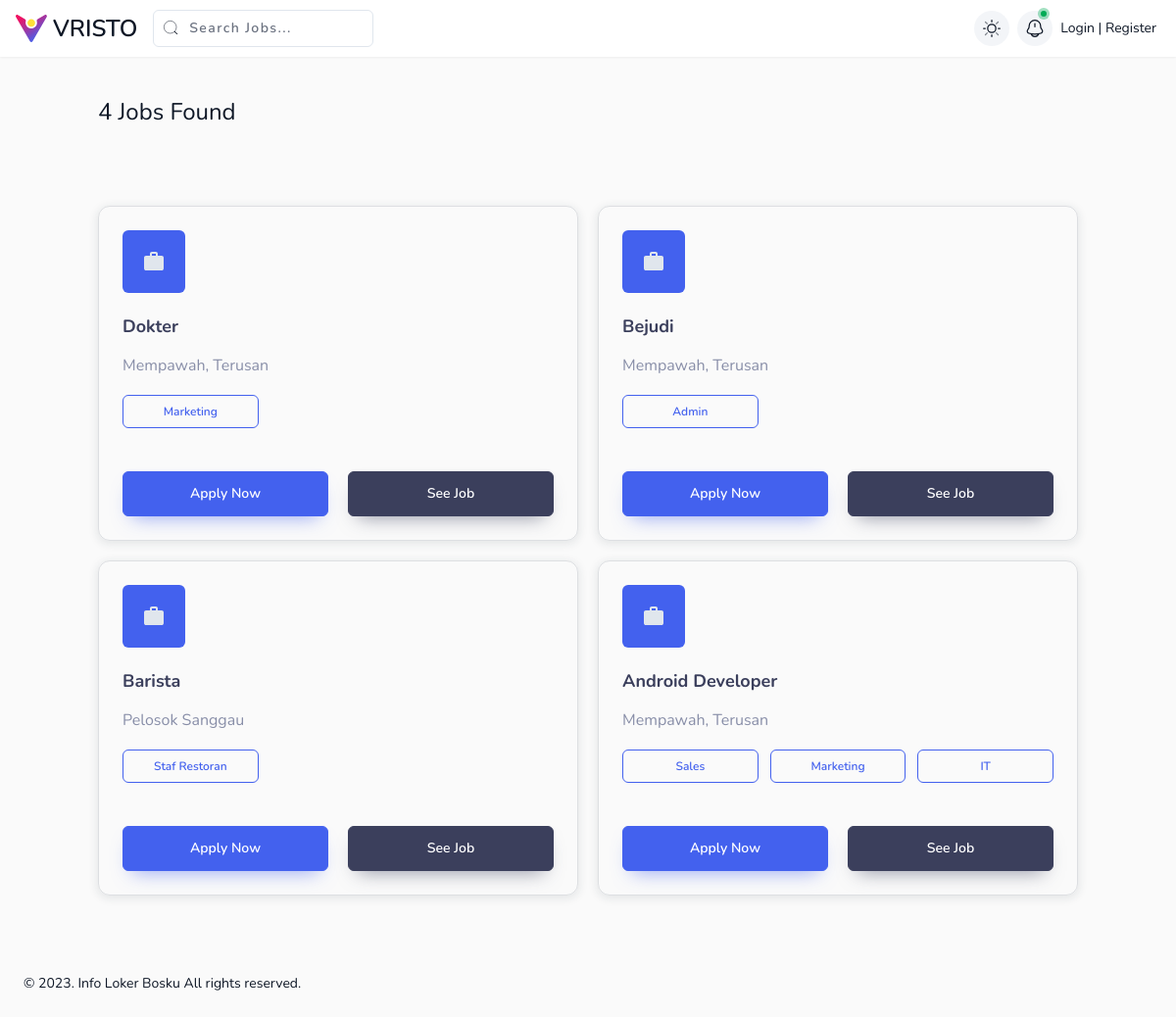
The page / on the database its author committed.
### tables this page shows
CREATE TABLE `loker` (
  `id_loker` varchar(50) NOT NULL,
  `nama_pekerjaan` varchar(200) NOT NULL,
  `nama_perusahaan` varchar(150) NOT NULL,
  `provinsi` varchar(100) NOT NULL,
  `kabupaten` varchar(100) NOT NULL,
  `kota` varchar(100) NOT NULL,
  `lokasi` text DEFAULT NULL,
  `gaji` varchar(200) NOT NULL,
  `gaji_akhir` varchar(200) NOT NULL,
  `benefit` varchar(255) DEFAULT NULL,
  `tunjangan` text DEFAULT NULL,
  `keuntungan` text DEFAULT NULL,
  `deskripsi` text NOT NULL,
  `tipe_kerja` varchar(50) NOT NULL,
  `kebijakan` varchar(50) NOT NULL,
  `hari_kerja` varchar(100) DEFAULT NULL,
  `jam_kerja` varchar(100) DEFAULT NULL,
  `pendidikan` varchar(150) NOT NULL,
  `pengalaman` varchar(50) NOT NULL,
  `jenis_kelamin` enum('Laki - Laki','Perempuan','Semua Jenis Kelamin') NOT NULL,
  `usia` int(20) NOT NULL,
  `skills` varchar(100) NOT NULL,
  `kategori` varchar(50) NOT NULL,
  `tgl_loker` date NOT NULL DEFAULT current_timestamp(),
  `tgl_akhir_loker` date DEFAULT NULL,
  `created_at` timestamp NOT NULL DEFAULT current_timestamp(),
  `updated_at` timestamp NOT NULL DEFAULT current_timestamp() ON UPDATE current_timestamp(),
  `deleted_at` timestamp NULL DEFAULT NULL
);

### application/controllers/Beranda.php (called while the page is built, shortened)
<?php
class Beranda extends CI_Controller
{
	public function __construct()
	{
		$this->load->model("Pelamar_model");
		$this->load->model("Beranda_model");
		$this->load->model("Loker_model");
		$this->load->library('encryption');
	}
	public function index()
	{
		$data = array(
			'record' => $this->Loker_model->read('loker'),
		);
		$this->load->view('beranda_view', $data);
	}
}

### index.php (called while the page is built, shortened)
<?php
require_once BASEPATH.'core/CodeIgniter.php';

### application/models/Loker_model.php (called while the page is built, shortened)
<?php
class Loker_model extends CI_Model
{
    public function read($table)
    {
        $this->db->from($table);
        $this->db->order_by('id_loker', 'DESC');
        $query = $this->db->get();
        if ($query->num_rows() > 0) {
            foreach ($query->result_array() as $row) {
                $data[] = $row;
            }
        } else {
            $data = NULL;
        }
        return $data;
    }
}

### application/views/beranda_view.php (the view, shortened to what this page needs)
<!DOCTYPE html>
<html lang="en">
<head>
	<?php $this->load->view("_partials/head.php") ?>
</head>
<body x-data="main" class="relative overflow-x-hidden font-nunito text-sm font-normal antialiased" :class="[ $store.app.sidebar ? 'toggle-sidebar' : '', $store.app.theme === 'dark' || $store.app.isDarkMode ?  'dark' : '', $store.app.menu, $store.app.layout,$store.app.rtlClass]">
	<div class="main-container min-h-screen text-black dark:text-white-dark" :class="[$store.app.navbar]">
		<?php $this->load->view("layouts/navbar.php") ?>
		<div class="container px-3" :class="[$store.app.animation]">
			<div class="mt-10">
				<?php if (empty($record)) : ?>
					<h1 class="text-2xl dark:text-white">Jobs Not Found</h1>
				<?php else : ?>
					<h1 class="text-2xl dark:text-white"><?= count($record) ?> Jobs Found</h1>
				<?php endif ?>
			</div>
			<?php if (!empty($record)) : ?>
				<div class="grid xl:grid-cols-3 lg:grid-cols-2 md:grid-cols-2 grid-cols-1 mt-20 gap-5">
					<?php foreach ($record as $row) : ?>
						<div class="border dark:bg-white border-gray-500/20 rounded-xl shadow-[rgb(31_45_61_/_10%)_0px_2px_10px_1px] dark:shadow-[0_2px_11px_0_rgb(6_8_24_/_39%)] p-6 ">
							<div class="bg-primary text-white-light w-16 h-16 rounded-md flex items-center justify-center">
								<svg xmlns="http://www.w3.org/2000/svg" width="24" height="24" viewBox="0 0 24 24">
									<path fill="currentColor" d="M4 21q-.825 0-1.412-.587T2 19V8q0-.825.588-1.412T4 6h4V4q0-.825.588-1.412T10 2h4q.825 0 1.413.588T16 4v2h4q.825 0 1.413.588T22 8v11q0 .825-.587 1.413T20 21zm6-15h4V4h-4z" />
								</svg>
							</div>
							<h5 class="text-dark text-lg font-bold mb-3.5 dark:text-white-light mt-5"><?= $row['nama_pekerjaan']; ?></h5>
							<p class="text-white-dark text-[15px] mb-3.5 text-base "><?= ucwords($row['lokasi']) ?></p>
							<div class=" grid grid-cols-3 mb-10 gap-3">
								<?php $dataarray = explode(" ", $row['kategori']);
								foreach ($dataarray as $data) {
									$arrayd = explode(" ", $data);
									$kataAcak = $arrayd[array_rand($arrayd)];
									echo '<span class="badge badge-outline-primary rounded-md text-center py-2">' . str_replace('_', ' ', $kataAcak) . '</span>';
								}
								?>
							</div>
							<div class="flex md:flex-row flex-col items-start justify-start gap-5">
								<?php
								$encrypted_id = urlencode(base64_encode($this->encryption->encrypt($row['id_loker']))); ?>
								<a href="<?= base_url('detail/') ?><?= $encrypted_id ?>/<?= url_title($row['nama_pekerjaan']); ?>" class="btn btn-primary py-3 w-full">Apply Now</a>
								<a href="<?= base_url('detail/') ?><?= $encrypted_id ?>/<?= url_title($row['nama_pekerjaan']); ?>" class="btn btn-dark py-3 w-full">See Job</a>
							</div>
						</div>
					<?php endforeach ?>
				<?php else : ?>
				<?php endif ?>
				</div>
		</div>
		<?php $this->load->view("layouts/footer.php") ?>
	</div>
</body>
</html>

### application/views/_partials/head.php (shortened to what this page needs)
<link rel="stylesheet" type="text/css" media="screen" href=" <?php echo base_url('assets/css/perfect-scrollbar.min.css') ?>" />
<link rel="stylesheet" type="text/css" media="screen" href="<?php echo base_url('assets/css/style.css') ?>" />
<link defer rel="stylesheet" type="text/css" media="screen" href="<?php echo base_url('assets/css/style.css') ?>" />

### application/views/layouts/navbar.php (shortened to what this page needs)
<header class="z-40" :class="{'dark' : $store.app.semidark && $store.app.menu === 'horizontal'}">
    <div class="shadow-sm">
        <div class="relative flex w-full items-center bg-white px-5 py-2.5 dark:bg-[#0e1726]">
            <div class="horizontal-logo flex items-center justify-between ltr:mr-2 rtl:ml-2">
                <a href="<?= base_url('') ?>" class="main-logo flex shrink-0 items-center">
                    <img class="inline w-8 ltr:-ml-1 rtl:-mr-1" src="assets/images/logo.svg" alt="logo navbar" />
                    <span class="hidden align-middle text-2xl font-semibold transition-all duration-300 ltr:ml-1.5 rtl:mr-1.5 dark:text-white-light md:inline">VRISTO</span>
                </a>
            </div>
            <div x-data="header" class="flex items-center space-x-1.5 ltr:ml-auto rtl:mr-auto rtl:space-x-reverse dark:text-[#d0d2d6] sm:flex-1 ltr:sm:ml-0 sm:rtl:mr-0 lg:space-x-2">
                <div class="sm:ltr:mr-auto sm:rtl:ml-auto" x-data="{ search: false }" @click.outside="search = false">
                    <form id="liveSearchForm" class="absolute inset-x-0 top-1/2 z-10 mx-4 hidden -translate-y-1/2 sm:relative sm:top-0 sm:mx-0 sm:block sm:translate-y-0" action="<?= base_url('search') ?>">
                        <div class="relative">
                            <input type="text" name="fr" id="liveSearchInput" class="peer form-input bg-gray-100 placeholder:tracking-widest ltr:pl-9 ltr:pr-9 rtl:pl-9 rtl:pr-9 sm:bg-transparent ltr:sm:pr-4 rtl:sm:pl-4" placeholder="Search Jobs..." />
                            <button type="submit" class="absolute inset-0 h-9 w-9 appearance-none peer-focus:text-primary ltr:right-auto rtl:left-auto">
                                <svg class="mx-auto" width="16" height="16" viewBox="0 0 24 24" fill="none" xmlns="http://www.w3.org/2000/svg">
                                    <circle cx="11.5" cy="11.5" r="9.5" stroke="currentColor" stroke-width="1.5" opacity="0.5" />
                                    <path d="M18.5 18.5L22 22" stroke="currentColor" stroke-width="1.5" stroke-linecap="round" />
                                </svg>
                            </button>
                        </div>
                    </form>
                </div>
                <div>
                    <a href="javascript:;" x-cloak x-show="$store.app.theme === 'light'" href="javascript:;" class="flex items-center rounded-full bg-white-light/40 p-2 hover:bg-white-light/90 hover:text-primary dark:bg-dark/40 dark:hover:bg-dark/60" @click="$store.app.toggleTheme('dark')">
                    </a>
                </div>
                <div class="dropdown" x-data="dropdown" @click.outside="open = false">
                    <a href="javascript:;" class="relative block rounded-full bg-white-light/40 p-2 hover:bg-white-light/90 hover:text-primary dark:bg-dark/40 dark:hover:bg-dark/60" @click="toggle">
                        <span class="absolute top-0 flex h-3 w-3 ltr:right-0 rtl:left-0">
                            <span class="relative inline-flex h-[6px] w-[6px] rounded-full bg-success"></span>
                        </span>
                    </a>
                </div>
                <div class="dropdown flex-shrink-0" x-data="dropdown" @click.outside="open = false">
                    <?php if ($this->session->userdata('id_pelamar')) : ?>
                        <a href="javascript:;" class="group relative" @click="toggle()">
                            <span>
                                <?php $getData = $this->Pelamar_model->getData('data_pelamar', ['id_pelamar' => $this->session->userdata('id_pelamar')]);
                                $d = $getData->row(); ?>
                                <img class="h-9 w-9 rounded-full object-cover saturate-50 group-hover:saturate-100" src="<?= base_url('assets/img/pelamar/' . $d->photo) ?>" alt="image" />
                            </span>
                        </a>
                        <ul x-cloak x-show="open" x-transition x-transition.duration.300ms class="top-11 w-[230px] !py-0 font-semibold text-dark ltr:right-0 rtl:left-0 dark:text-white-dark dark:text-white-light/90">
                            <li>
                                <div class="flex items-center px-4 py-4">
                                    <div class="flex-none">
                                        <img class="h-10 w-10 rounded-md object-cover" src="<?= base_url('assets/img/pelamar/' . $d->photo) ?>" alt="image" />
                                    </div>
                                    <div class="truncate ltr:pl-4 rtl:pr-4">
                                        <h4 class="text-base">
                                            <?= $this->session->userdata('username') ?>
                                        </h4>
                                        <a class="text-black/60 hover:text-primary dark:text-dark-light/60 dark:hover:text-white" href="javascript:;"><?= $this->session->userdata('email') ?></a>
                                    </div>
                                </div>
                            </li>
                            <li>
                                <a href="<?= base_url('profil') ?>" class="dark:hover:text-white" @click="toggle">
                                    <svg class="h-4.5 w-4.5 shrink-0 ltr:mr-2 rtl:ml-2" width="18" height="18" viewBox="0 0 24 24" fill="none" xmlns="http://www.w3.org/2000/svg">
                                        <circle cx="12" cy="6" r="4" stroke="currentColor" stroke-width="1.5" />
                                        <path opacity="0.5" d="M20 17.5C20 19.9853 20 22 12 22C4 22 4 19.9853 4 17.5C4 15.0147 7.58172 13 12 13C16.4183 13 20 15.0147 20 17.5Z" stroke="currentColor" stroke-width="1.5" />
                                    </svg>
                                    Profile</a>
                            </li>
                            <li>
                                <a href="<?= base_url('status') ?>" class="dark:hover:text-white" @click="toggle">
                                    <svg class="h-4.5 w-4.5 shrink-0 ltr:mr-2 rtl:ml-2" width="18" height="18" viewBox="0 0 24 24" fill="none" xmlns="http://www.w3.org/2000/svg">
                                        <path opacity="0.5" d="M12 22c5.523 0 10-4.477 10-10S17.523 2 12 2S2 6.477 2 12s4.477 10 10 10ZM7 12l4 3l5-7" stroke="currentColor" stroke-width="1.5" />
                                    </svg>
                                    Status Pelamaran</a>
                            </li>
                            <li>
                                <a href="<?= base_url('riwayat') ?>" class="dark:hover:text-white" @click="toggle">
                                    <svg xmlns="http://www.w3.org/2000/svg" width="24" height="24" viewBox="0 0 24 24">
                                        <path opacity="0.5" d="M11.962 20q-3.047 0-5.311-1.99Q4.387 16.022 4.03 13h1.011q.408 2.58 2.351 4.29Q9.337 19 11.962 19q2.925 0 4.962-2.037T18.962 12q0-2.925-2.038-4.963T11.962 5q-1.552 0-2.918.656q-1.365.656-2.41 1.806h2.481v1H4.962V4.308h1v2.388q1.16-1.273 2.718-1.984Q10.238 4 11.962 4q1.663 0 3.118.626q1.455.626 2.542 1.713t1.714 2.543q.626 1.455.626 3.118q0 1.663-.626 3.118q-.626 1.455-1.714 2.543q-1.087 1.087-2.542 1.713q-1.455.626-3.118.626m3.203-4.146l-3.646-3.646V7h1v4.792l3.354 3.354z" />
                                    </svg>
                                    Riwayat Pelamaran</a>
                            </li>
                            <li class="border-t border-white-light dark:border-white-light/10">
                                <a href="<?php echo base_url('logout') ?>" class="!py-3 text-danger" @click="toggle">
                                    <svg class="h-4.5 w-4.5 shrink-0 rotate-90 ltr:mr-2 rtl:ml-2" width="18" height="18" viewBox="0 0 24 24" fill="none" xmlns="http://www.w3.org/2000/svg">
                                        <path opacity="0.5" d="M17 9.00195C19.175 9.01406 20.3529 9.11051 21.1213 9.8789C22 10.7576 22 12.1718 22 15.0002V16.0002C22 18.8286 22 20.2429 21.1213 21.1215C20.2426 22.0002 18.8284 22.0002 16 22.0002H8C5.17157 22.0002 3.75736 22.0002 2.87868 21.1215C2 20.2429 2 18.8286 2 16.0002L2 15.0002C2 12.1718 2 10.7576 2.87868 9.87889C3.64706 9.11051 4.82497 9.01406 7 9.00195" stroke="currentColor" stroke-width="1.5" stroke-linecap="round" />
                                        <path d="M12 15L12 2M12 2L15 5.5M12 2L9 5.5" stroke="currentColor" stroke-width="1.5" stroke-linecap="round" stroke-linejoin="round" />
                                    </svg>
                                    Sign Out
                                </a>
                            </li>
                        </ul>
                    <?php else : ?>
                        <a href="<?= base_url('login') ?>" class="dark:hover:text-white" @click="toggle">
                            Login</a>
                        |
                        <a href="<?= base_url('registrasi') ?>" class="dark:hover:text-white" @click="toggle">
                            Register</a>
                    <?php endif ?>
                </div>
            </div>
        </div>
    </div>
</header>

### application/views/layouts/footer.php
<footer class="mt-20 p-6 pt-0 text-center dark:text-white-dark ltr:sm:text-left rtl:sm:text-right">
    © <span id="footer-year">2023</span>. Info Loker Bosku All rights reserved.
</footer>

### rows shown on the page
loker: nama_pekerjaan "Dokter", lokasi "Mempawah, Terusan"
loker: nama_pekerjaan "Bejudi", lokasi "Mempawah, Terusan"
loker: nama_pekerjaan "Barista", lokasi "Pelosok Sanggau"
loker: nama_pekerjaan "Android Developer", lokasi "Mempawah, Terusan"

### other values the page prints
count($record) "4"
